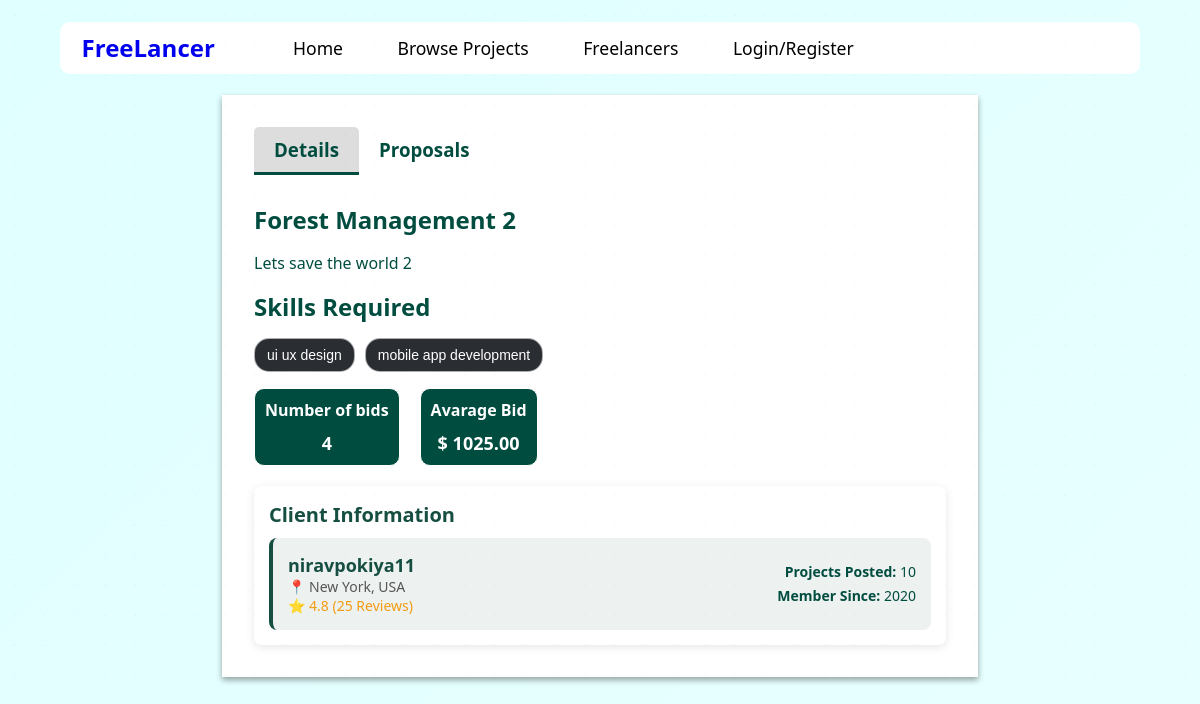
Screenshot of /project/2/ with the database file from the repository.
### freelancer/models.py (models this page shows, shortened)
class Project(models.Model):
    id = models.AutoField(primary_key=True)
    title = models.CharField(max_length=200)
    description = models.TextField()
    category = models.CharField(max_length=100)
    skills_required = models.CharField(max_length=200)
    budget = models.DecimalField(max_digits=10, decimal_places=2)
    deadline = models.DateField()
    status = models.CharField(max_length=20, choices=STATUS_CHOICES, default='open')
    posted_by = models.ForeignKey(Client, on_delete=models.CASCADE, related_name='posted_projects')
    created_at = models.DateTimeField(auto_now_add=True)
    updated_at = models.DateTimeField(auto_now=True)

class Users(models.Model):
    name = models.CharField(max_length=255)
    email = models.EmailField(unique=True)
    username = models.CharField(max_length=255, unique=True)
    password = models.CharField(max_length=255)
    user_type = models.CharField(max_length=10, choices=[('client', 'Client'), ('freelancer', 'Freelancer')])
    phone = models.CharField(max_length=10, null=True, blank=True)

### freelancer/views.py (the view)
# urls.py: path('project/<int:project_id>/', views.project_card, name='project_card'),
@ensure_csrf_cookie
def project_card(request, project_id):
    csrf_token = get_token(request)
    project = get_object_or_404(Project, id=project_id)
    project_dict = model_to_dict(project)
    skill = [s.replace('_', ' ') for s in project.skills_required.split(",")]
    project_dict['skills'] = skill
    client_info_model = project.posted_by
    client_info_dict = model_to_dict(client_info_model)
    client_user_info = model_to_dict(client_info_model.user)
    project_dict.update(client_user_info)
    project_dict.update(client_info_dict)
    return render(request, "user/Project_information.html", {
        'project': project_dict,
        'csrf_token': csrf_token
    })

### templates/user/Project_information.html (shortened to what this page needs)
<!DOCTYPE html>
<html lang="en">
<head>
    {% load static %}
    {% load custom_filters%}
    <link rel="stylesheet" href="{% static 'css/Project_information.css' %}">
    <link rel="stylesheet" href="{% static 'css/Home.css' %}">
</head>
<body>
    <div class="container">
        <div class="navbar">
            <div class="logo">
                <h2><a href="{% url 'home' %}">FreeLancer</a></h2>
            </div>
            <div class="navlinks">
                <ul id="navs">
                    <li><a href="{% url 'home' %}">Home</a></li>
                    <li><a href="{% url 'browse_projects' %}">Browse Projects</a></li>
                    <li><a href="{% url 'view_freelancers' %}">Freelancers</a></li>
                    {% if request.session.user_type == 'freelancer' %}
                        <li><a href="{% url 'freelancer-home' %}">Dashboard</a></li>
                        <li><a href="{% url 'freelancer-logout' %}">Logout</a></li>
                    {% elif request.session.user_type == 'client' %}
                        <li><a href="{% url 'client-home-page' %}">Dashboard</a></li>
                        <li><a href="{% url 'client-logout' %}">Logout</a></li>
                    {% else %}
                        <li><a href="{% url 'user_type' %}">Login/Register</a></li>
                    {% endif %}
                </ul>
            </div>
        </div>
        <div class="Projectinfo">
             <div class="tabs">
                <h3>Details</h3>
                <h3>Proposals</h3>
             </div>
            <div class="tab1-project-info">
                <div class="project-details">
                    <div class="details">
                        <h2 class="project-heading">
                                {{project.title}}
                        </h2>
                        <span class="project-description">
                            {{project.description}}
                        </span>
                        <div class="skills">
                            <h2>Skills Required</h2>
                            <div class="tags-container">
                                {% for skill in project.skills   %}
                                    <span class="tag">{{skill}}</span>
                                    {%endfor%}
                            </div>
                        </div>
                        <div class="Bids">
                            <div class="box">
                                <h4>Number of bids</h4>
                                 <span>4</span>
                            </div>
                            <div class="box">
                                <h4>Avarage Bid</h4>
                                 <span> $ {{project.budget}}</span>
                            </div>
                        </div>
                    </div>
                    <div class="client-info">
                        <h2>Client Information</h2>
                        <div class="client-card">
                            <div class="client-details">
                                <h3 class="client-name">{{project.username}}</h3>
                                <p class="client-location">📍 New York, USA</p>
                                <p class="client-rating">⭐ 4.8 (25 Reviews)</p>
                            </div>
                            <div class="client-meta">
                                <p><strong>Projects Posted:</strong> 10</p>
                                <p><strong>Member Since:</strong> 2020</p>
                            </div>
                        </div>
                    </div>
                </div>
            </div>
         </div>
    </div>
</body>
</html>

### static/css/Project_information.css (style rules this page uses)
.container { width: 90%; display: flex; flex-direction: column; align-items: center; }
.Projectinfo { width : 70%; background-color: rgb(255, 255, 255); display: flex; flex-direction: column; gap :1rem; padding: 2rem; box-shadow: 0 3px 6px rgba(0,0,0,0.16), 0 3px 6px rgba(0,0,0,0.23); }
.tabs { width: 20%; display: flex; justify-content: space-between; }
.details { display: flex; flex-direction: column; gap: 1rem; text-align: justify; }
.tags-container { display: flex; gap: 10px; flex-wrap: wrap; }
.tag { background-color: #2a2d32; color: #ffffff; padding: 8px 12px; border-radius: 15px; font-family: Arial, sans-serif; font-size: 14px; white-space: nowrap; border: 1px solid rgba(255, 255, 255, 0.616); }
.skills { display: flex; flex-direction: column; gap : 0.9rem; }
.Bids { display: flex; gap: 20px; width: 100%; }
.box { background-color : #004d40; color: white; padding: 10px; border-radius: 10px; display: flex; flex-direction: column; align-items: center; text-align: center; border: 1px solid white; }
.Bids h4 { margin-bottom: 10px; font-size: 16px; }
.Bids span { font-size: 18px; font-weight: bold; }
.tabs { display: flex; border-bottom: 2px solid rgba(255, 255, 255, 0.2); margin-bottom: 10px; }
.tabs h3 { padding: 10px 20px; cursor: pointer; border-radius: 5px 5px 0 0; margin: 0; transition: background 0.3s; }
.tabs h3.active { font-weight: bold; border-bottom: 3px solid #004d40; background-color: rgba(78, 78, 78, 0.188); }
.tab1-project-info, .tab2-project-proposals { display: none; }
.tab1-project-info.active, .tab2-project-proposals.active { display: block; }
.client-info { margin-top: 20px; background: rgb(255, 255, 255); padding: 15px; border-radius: 8px; box-shadow: 0px 2px 10px rgba(0, 0, 0, 0.1); }
.client-info h2 { font-size: 20px; font-weight: bold; color: #164e42; margin-bottom: 10px; }
.client-card { display: flex; justify-content: space-between; align-items: center; background: #bccbc945; padding: 15px; border-radius: 8px; border-left: 4px solid #164e42; }
.client-details { display: flex; flex-direction: column; }
.client-name { font-size: 18px; font-weight: bold; color: #164e42; }
.client-location { font-size: 14px; color: #555; }
.client-rating { font-size: 14px; color: #f39c12; }
.client-meta { text-align: right; }
.client-meta p { margin: 5px 0; font-size: 14px; }

### static/css/home.css (style rules this page uses)
* { margin: 0; padding: 0; box-sizing: border-box; font-family: Arial, sans-serif; list-style: none; text-decoration: none; font-family: system-ui, -apple-system, BlinkMacSystemFont, 'Segoe UI', Roboto, Oxygen, Ubuntu, Cantarell, 'Open Sans', 'Helvetica Neue', sans-serif; }
body { background: linear-gradient(-45deg, #E0F7FA, #F0FFFF, #E0FFFF); background-size: 400% 400%; animation: gradientMove 10s ease infinite; color: #004d40; min-height: 100vh; position: relative; display: flex; justify-content: center; }
body::before { content: ""; position: absolute; top: 0; left: 0; width: 100%; height: 100%; background-image: radial-gradient(rgba(0, 77, 64, 0.1) 1px, transparent 1px); background-size: 30px 30px; opacity: 0.2; pointer-events: none; }
.navbar { margin: 2% 0%; background-color: white; border-radius: 10px; display: flex; justify-content: space-between; padding : 0 2%; width: 100%; align-items: center; }
.navbar .navlinks { display: flex; justify-content: space-between; width : 80%; align-items: center; }
.navbar .navlinks ul { display: flex; gap : 8%; width : 70%; }
.navbar .navlinks ul li { font-weight: 600; font-size: 1.1rem; margin : 14px 0; }
.navbar .navlinks ul li a { color: black; }
.navbar .navlinks ul li a { position: relative; color: #000; text-decoration: none; padding: 4px; }
.navbar .navlinks ul li a::before { content: ""; position: absolute; display: block; width: 100%; height: 2px; bottom: 0; left: 0; background-color: #000; transform: scaleX(0); transition: transform 0.24s ease; }

### templates/user/Project_information.html (style rules this page uses)
.navlinks ul li a { color: #333; text-decoration: none; font-weight: 500; transition: color 0.3s ease; }

### rows the page displays
Project: title "Forest Management 2", description "Lets save the world 2", budget "1025.00"
Users: username "niravpokiya11"

### other values shown
{{ skill }} "ui ux design" "mobile app development"
